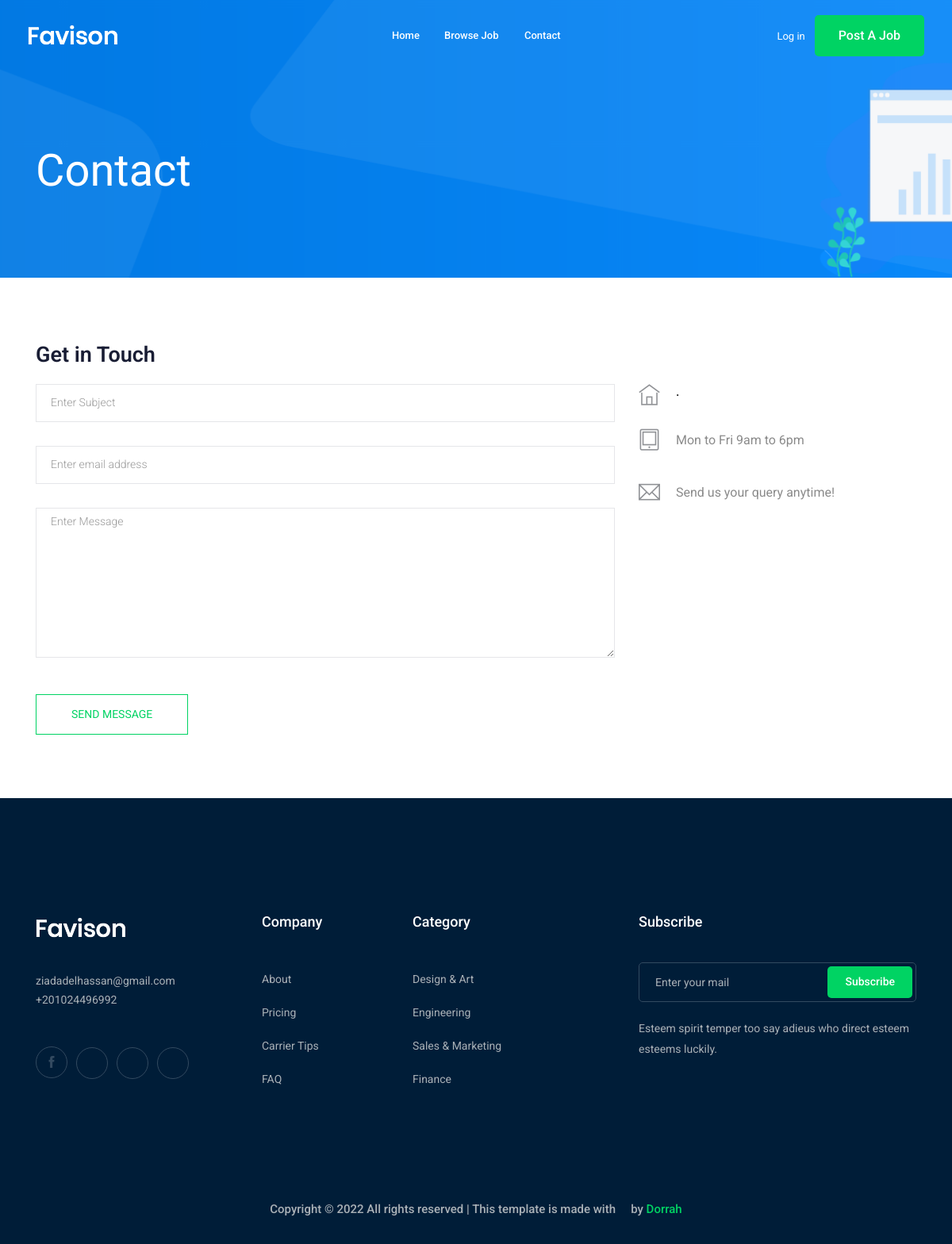
The page /contact-us/ on the database as committed earlier.
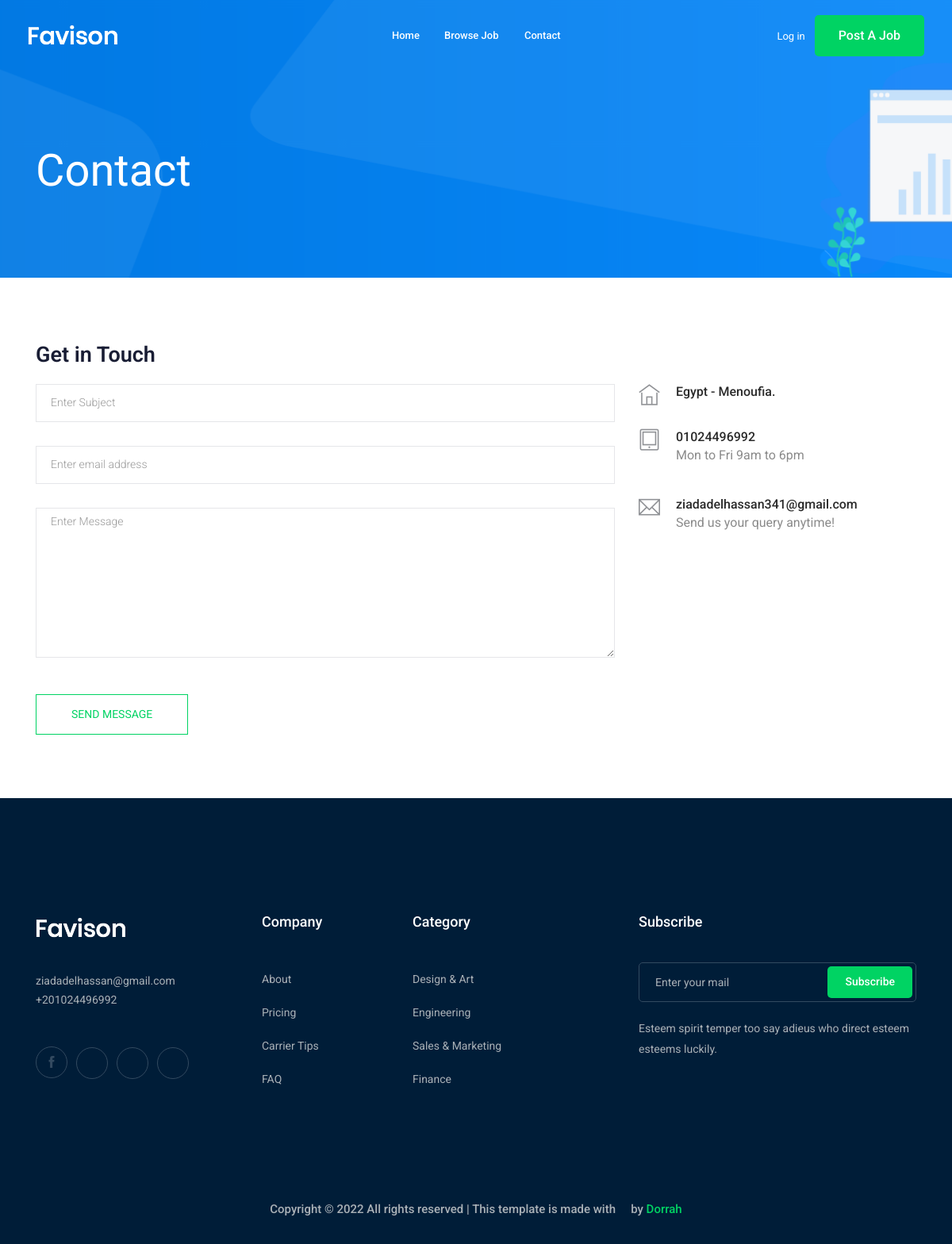
The same page on the database as committed later.
### contact/models.py (models this page shows, shortened)
class Info (models.Model):
    place = models.CharField(max_length=50)
    phone_number = models.CharField(max_length=20)
    email = models.EmailField(max_length=254)
    class Meta:
        verbose_name = ("Info ")
        verbose_name_plural = ("Infos")

### contact/views.py (the view, shortened to what this page needs)
# urls.py: path('', views.send_massage, name='contact'),
def send_massage(request):
    myinfo = Info.objects.first()
    return render(request, 'contact/contact.html', {'myinfo': myinfo})

### contact/templates/contact/contact.html (shortened to what this page needs)
{% extends "base.html" %}
{% block body %}
    <div class="bradcam_area bradcam_bg_1">
        <div class="container">
            <div class="row">
                <div class="col-xl-12">
                    <div class="bradcam_text">
                        <h3>contact</h3>
                    </div>
                </div>
            </div>
        </div>
    </div>
<section class="contact-section section_padding">
    <div class="container">
      <div class="row">
        <div class="col-12">
          <h2 class="contact-title">Get in Touch</h2>
        </div>
        <div class="col-lg-8">
          <form class="form-contact contact_form" method="post">
            <div class="row">
              <div class="col-12">
                <div class="form-group">
                  <input class="form-control" name="subject" id="subject" type="text" onfocus="this.placeholder = ''" onblur="this.placeholder = 'Enter Subject'" placeholder = 'Enter Subject'>
                </div>
              </div>
              <div class="col-sm-12">
                <div class="form-group">
                  <input class="form-control" name="email" id="email" type="email" onfocus="this.placeholder = ''" onblur="this.placeholder = 'Enter email address'" placeholder = 'Enter email address'>
                </div>
              </div>
              <div class="col-12">
                <div class="form-group">
                    <textarea class="form-control w-100" name="message" id="message" cols="30" rows="9" onfocus="this.placeholder = ''" onblur="this.placeholder = 'Enter Message'" placeholder = 'Enter Message'></textarea>
                </div>
              </div>
            </div>
            <div class="form-group mt-3">
              <button type="submit" class="button button-contactForm btn_4 boxed-btn">Send Message</button>
            </div>
          </form>
        </div>
        <div class="col-lg-4">
          <div class="media contact-info">
            <span class="contact-info__icon"><i class="ti-home"></i></span>
            <div class="media-body">
              <h3>{{myinfo.place}}.</h3>
            </div>
          </div>
          <div class="media contact-info">
            <span class="contact-info__icon"><i class="ti-tablet"></i></span>
            <div class="media-body">
              <h3>{{myinfo.phone_number}}</h3>
              <p>Mon to Fri 9am to 6pm</p>
            </div>
          </div>
          <div class="media contact-info">
            <span class="contact-info__icon"><i class="ti-email"></i></span>
            <div class="media-body">
              <h3>{{myinfo.email}}</h3>
              <p>Send us your query anytime!</p>
            </div>
          </div>
        </div>
      </div>
    </div>
</section>
{% endblock body %}

Rows that differ between the two databases and show on the page:
added Info: place "Egypt - Menoufia", phone_number "01024496992", email "ziadadelhassan341@gmail.com"
